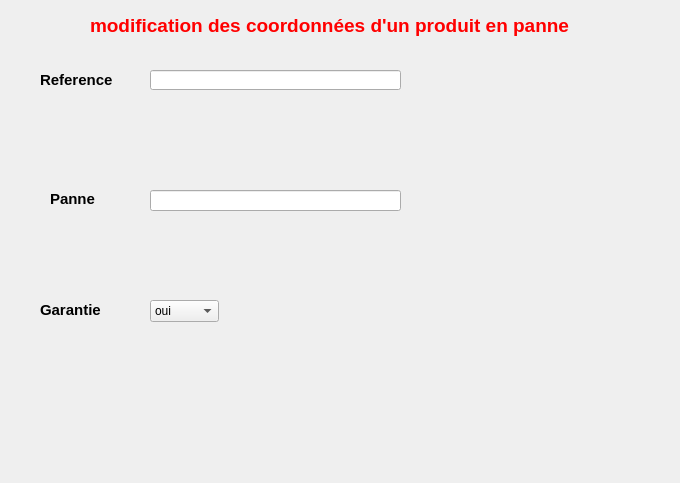
<?xml version="1.0" encoding="UTF-8"?>
<ui version="4.0">
 <class>modifierPP</class>
 <widget class="QDialog" name="modifierPP">
  <property name="geometry">
   <rect>
    <x>0</x>
    <y>0</y>
    <width>680</width>
    <height>483</height>
   </rect>
  </property>
  <property name="windowTitle">
   <string>Dialog</string>
  </property>
  <widget class="QPushButton" name="modifierPB">
   <property name="geometry">
    <rect>
     <x>520</x>
     <y>390</y>
     <width>91</width>
     <height>51</height>
    </rect>
   </property>
   <property name="text">
    <string/>
   </property>
   <property name="icon">
    <iconset resource="Images.qrc">
     <normaloff>:/icon/Icon/31.png</normaloff>:/icon/Icon/31.png</iconset>
   </property>
   <property name="iconSize">
    <size>
     <width>50</width>
     <height>50</height>
    </size>
   </property>
   <property name="flat">
    <bool>true</bool>
   </property>
  </widget>
  <widget class="QPushButton" name="retourPB">
   <property name="geometry">
    <rect>
     <x>30</x>
     <y>390</y>
     <width>81</width>
     <height>51</height>
    </rect>
   </property>
   <property name="text">
    <string/>
   </property>
   <property name="icon">
    <iconset resource="Images.qrc">
     <normaloff>:/icon/Icon/28.png</normaloff>:/icon/Icon/28.png</iconset>
   </property>
   <property name="iconSize">
    <size>
     <width>50</width>
     <height>50</height>
    </size>
   </property>
   <property name="flat">
    <bool>true</bool>
   </property>
  </widget>
  <widget class="QLabel" name="label">
   <property name="geometry">
    <rect>
     <x>90</x>
     <y>10</y>
     <width>521</width>
     <height>31</height>
    </rect>
   </property>
   <property name="text">
    <string>&lt;!DOCTYPE HTML PUBLIC &quot;-//W3C//DTD HTML 4.0//EN&quot; &quot;http://www.w3.org/TR/REC-html40/strict.dtd&quot;&gt;
&lt;html&gt;&lt;head&gt;&lt;meta name=&quot;qrichtext&quot; content=&quot;1&quot; /&gt;&lt;style type=&quot;text/css&quot;&gt;
p, li { white-space: pre-wrap; }
&lt;/style&gt;&lt;/head&gt;&lt;body style=&quot; font-family:'MS Shell Dlg 2'; font-size:8.25pt; font-weight:400; font-style:normal;&quot;&gt;
&lt;p style=&quot; margin-top:0px; margin-bottom:0px; margin-left:0px; margin-right:0px; -qt-block-indent:0; text-indent:0px;&quot;&gt;&lt;span style=&quot; font-size:14pt; font-weight:600; color:#ff0000;&quot;&gt;modification des coordonnées d'un produit en panne&lt;/span&gt;&lt;/p&gt;&lt;/body&gt;&lt;/html&gt;</string>
   </property>
  </widget>
  <widget class="QLabel" name="refPB">
   <property name="geometry">
    <rect>
     <x>40</x>
     <y>70</y>
     <width>91</width>
     <height>21</height>
    </rect>
   </property>
   <property name="text">
    <string>&lt;!DOCTYPE HTML PUBLIC &quot;-//W3C//DTD HTML 4.0//EN&quot; &quot;http://www.w3.org/TR/REC-html40/strict.dtd&quot;&gt;
&lt;html&gt;&lt;head&gt;&lt;meta name=&quot;qrichtext&quot; content=&quot;1&quot; /&gt;&lt;style type=&quot;text/css&quot;&gt;
p, li { white-space: pre-wrap; }
&lt;/style&gt;&lt;/head&gt;&lt;body style=&quot; font-family:'MS Shell Dlg 2'; font-size:8.25pt; font-weight:400; font-style:normal;&quot;&gt;
&lt;p style=&quot; margin-top:0px; margin-bottom:0px; margin-left:0px; margin-right:0px; -qt-block-indent:0; text-indent:0px;&quot;&gt;&lt;span style=&quot; font-size:11pt; font-weight:600;&quot;&gt;Reference&lt;/span&gt;&lt;/p&gt;&lt;/body&gt;&lt;/html&gt;</string>
   </property>
  </widget>
  <widget class="QLineEdit" name="refLE1">
   <property name="geometry">
    <rect>
     <x>150</x>
     <y>70</y>
     <width>251</width>
     <height>20</height>
    </rect>
   </property>
  </widget>
  <widget class="QComboBox" name="choixCB">
   <property name="geometry">
    <rect>
     <x>150</x>
     <y>300</y>
     <width>69</width>
     <height>22</height>
    </rect>
   </property>
   <item>
    <property name="text">
     <string>oui</string>
    </property>
   </item>
   <item>
    <property name="text">
     <string>non</string>
    </property>
   </item>
  </widget>
  <widget class="QLabel" name="label_2">
   <property name="geometry">
    <rect>
     <x>40</x>
     <y>300</y>
     <width>71</width>
     <height>21</height>
    </rect>
   </property>
   <property name="text">
    <string>&lt;!DOCTYPE HTML PUBLIC &quot;-//W3C//DTD HTML 4.0//EN&quot; &quot;http://www.w3.org/TR/REC-html40/strict.dtd&quot;&gt;
&lt;html&gt;&lt;head&gt;&lt;meta name=&quot;qrichtext&quot; content=&quot;1&quot; /&gt;&lt;style type=&quot;text/css&quot;&gt;
p, li { white-space: pre-wrap; }
&lt;/style&gt;&lt;/head&gt;&lt;body style=&quot; font-family:'MS Shell Dlg 2'; font-size:8.25pt; font-weight:400; font-style:normal;&quot;&gt;
&lt;p style=&quot; margin-top:0px; margin-bottom:0px; margin-left:0px; margin-right:0px; -qt-block-indent:0; text-indent:0px;&quot;&gt;&lt;span style=&quot; font-size:11pt; font-weight:600;&quot;&gt;Garantie&lt;/span&gt;&lt;/p&gt;&lt;/body&gt;&lt;/html&gt;</string>
   </property>
  </widget>
  <widget class="QLabel" name="label_3">
   <property name="geometry">
    <rect>
     <x>50</x>
     <y>190</y>
     <width>51</width>
     <height>16</height>
    </rect>
   </property>
   <property name="text">
    <string>&lt;!DOCTYPE HTML PUBLIC &quot;-//W3C//DTD HTML 4.0//EN&quot; &quot;http://www.w3.org/TR/REC-html40/strict.dtd&quot;&gt;
&lt;html&gt;&lt;head&gt;&lt;meta name=&quot;qrichtext&quot; content=&quot;1&quot; /&gt;&lt;style type=&quot;text/css&quot;&gt;
p, li { white-space: pre-wrap; }
&lt;/style&gt;&lt;/head&gt;&lt;body style=&quot; font-family:'MS Shell Dlg 2'; font-size:8.25pt; font-weight:400; font-style:normal;&quot;&gt;
&lt;p style=&quot; margin-top:0px; margin-bottom:0px; margin-left:0px; margin-right:0px; -qt-block-indent:0; text-indent:0px;&quot;&gt;&lt;span style=&quot; font-size:11pt; font-weight:600;&quot;&gt;Panne&lt;/span&gt;&lt;/p&gt;&lt;/body&gt;&lt;/html&gt;</string>
   </property>
  </widget>
  <widget class="QLineEdit" name="panLE">
   <property name="geometry">
    <rect>
     <x>150</x>
     <y>190</y>
     <width>251</width>
     <height>21</height>
    </rect>
   </property>
  </widget>
  <widget class="QPushButton" name="OKPB">
   <property name="geometry">
    <rect>
     <x>440</x>
     <y>60</y>
     <width>61</width>
     <height>41</height>
    </rect>
   </property>
   <property name="text">
    <string/>
   </property>
   <property name="icon">
    <iconset resource="Images.qrc">
     <normaloff>:/icon/Icon/156.png</normaloff>:/icon/Icon/156.png</iconset>
   </property>
   <property name="iconSize">
    <size>
     <width>40</width>
     <height>40</height>
    </size>
   </property>
   <property name="flat">
    <bool>true</bool>
   </property>
  </widget>
  <widget class="QLabel" name="label_4">
   <property name="geometry">
    <rect>
     <x>-10</x>
     <y>0</y>
     <width>801</width>
     <height>531</height>
    </rect>
   </property>
   <property name="text">
    <string/>
   </property>
   <property name="pixmap">
    <pixmap resource="Images.qrc">:/Arriere/images/modifier.jpg</pixmap>
   </property>
  </widget>
  <zorder>label_4</zorder>
  <zorder>modifierPB</zorder>
  <zorder>retourPB</zorder>
  <zorder>label</zorder>
  <zorder>refPB</zorder>
  <zorder>refLE1</zorder>
  <zorder>choixCB</zorder>
  <zorder>label_2</zorder>
  <zorder>label_3</zorder>
  <zorder>panLE</zorder>
  <zorder>OKPB</zorder>
 </widget>
 <resources>
  <include location="Images.qrc"/>
 </resources>
 <connections/>
</ui>
